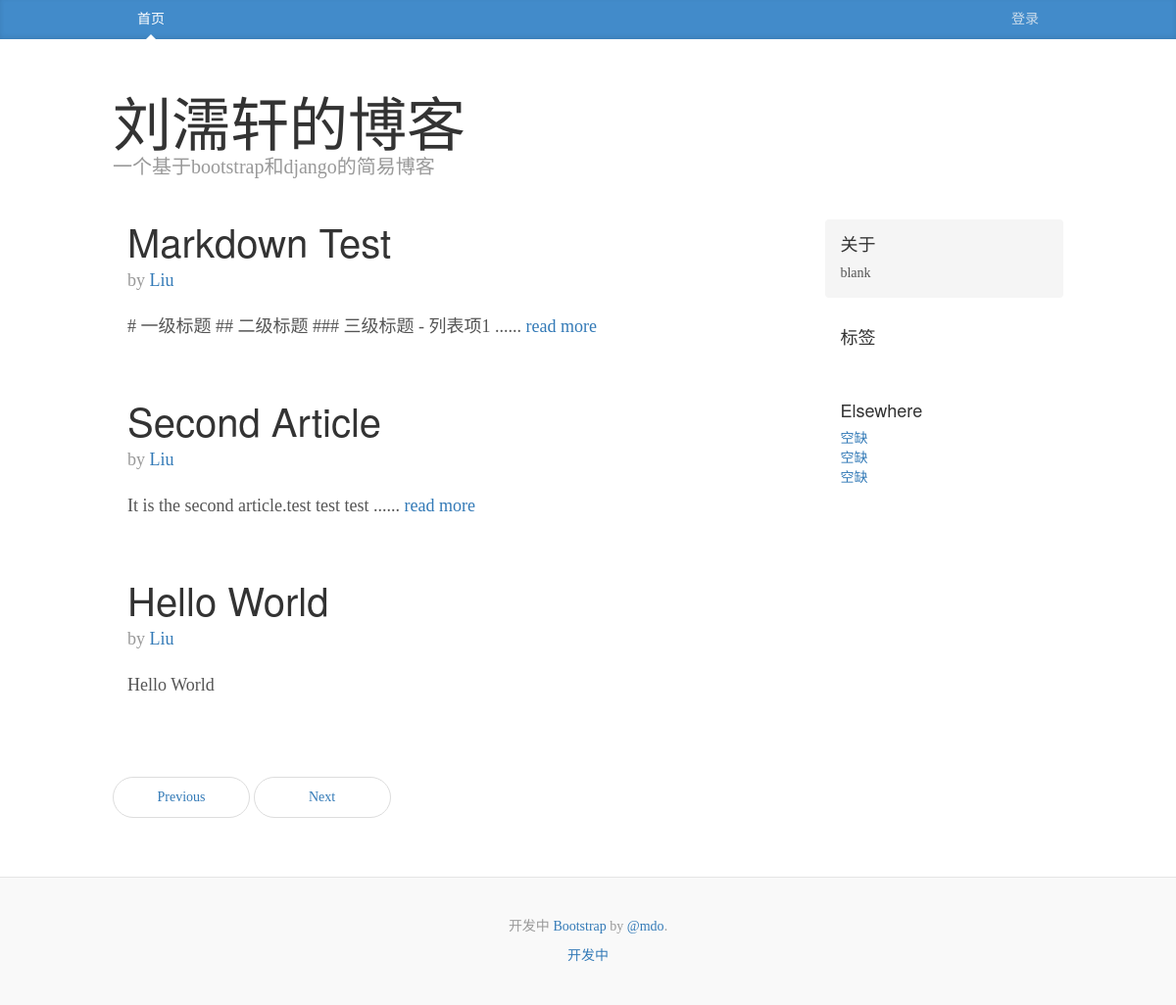
The app's page /, older data.
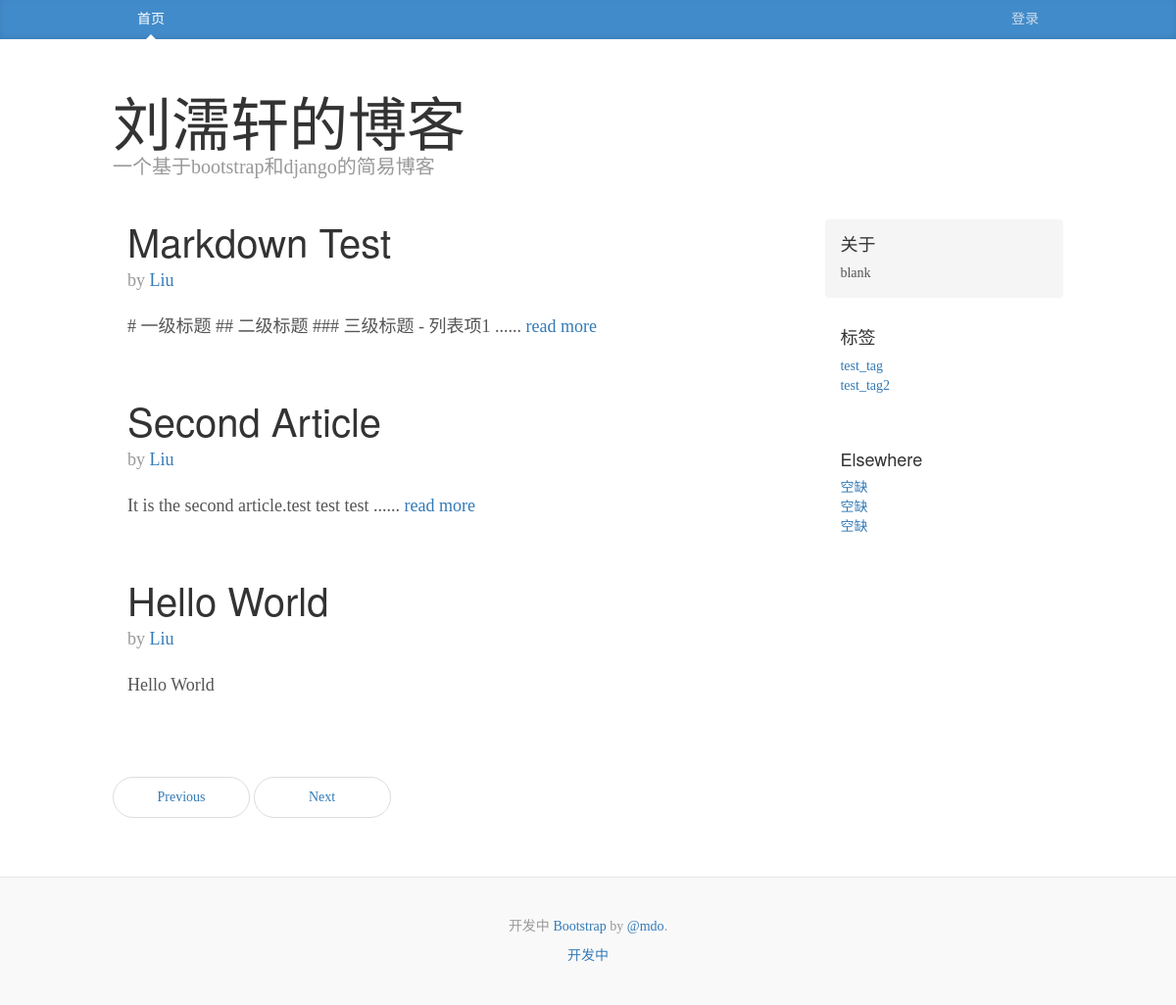
The same page, newer data.
### articles/models.py (models this page shows, shortened)
class Article(models.Model):
    title = models.CharField(max_length=100)
    content = models.TextField(null=True, blank=True)
    pub_date = models.DateTimeField('date published')
    author = models.CharField(max_length=100, default='Liu')
    class Meta:
        ordering = ['-pub_date']

class Tag(models.Model):
    content = models.CharField(max_length=100)
    def __str__(self):
        return self.content

### articles/views.py (the view)
# urls.py: path('', views.home, name='home'),
def home(request):
    article_list = _get_queryset(Article)
    content = {'article_list': article_list, 'tag_list': tag_list()}
    return render(request, 'articles/blog_home.html', content)

### articles/views.py (called while the page is built)
def tag_list():
    tag_list = Tag.objects.all()
    return tag_list

### templates/articles/blog_home.html (shortened to what this page needs)
{% extends "articles/blog_base.html"%}
{% block content %}
    <div class="col-sm-8 blog-main">
    {% for article in article_list %}
        <div class="blog-post">
            <a href={% url "articles:detail" article.title %}>
                <h2 class="blog-post-title">{{ article.title }}</h2>
                <p class="blog-post-meta"> by <a href="#">{{ article.author }}</a></p>
                {% if article.content|length > 40 %}
                    {{ article.content|slice:':40' }}......
                    <a href={% url "articles:detail" article.title %}>
                    read more
                {% else %}
                    {{ article.content }}
              {% endif %}
          </div>
     {% endfor %}
    </div>
{% endblock %}

### templates/articles/blog_base.html (shortened to what this page needs)
{% load static %}
<!DOCTYPE html>
<html lang="zh-CN">
  <head>
    <link href="https://cdn.bootcss.com/bootstrap/3.3.7/css/bootstrap.min.css" rel="stylesheet">
    <link href="{% static "articles/blog.css" %}" rel="stylesheet">
    <link href="{% static "articles/github.css" %}" rel="stylesheet">
  </head>
  <body>
    <div class="blog-masthead">
      <div class="container">
        <nav class="blog-nav">
          <a class="blog-nav-item active" href="{% url 'articles:home' %}">首页</a>
            {%  if request.user.is_authenticated %}
                <a class="blog-nav-item pull-right" href="{% url 'articles:logout' %}">注销</a>
                <a class="blog-nav-item pull-right" href="#">{{ request.user }}</a>
            {% else %}
            <a class="blog-nav-item pull-right" href="{% url 'articles:login' %}">登录</a>
            {% endif %}
        </nav>
      </div>
    </div>
    <div class="container">
        <div class="row">
            {% include 'articles/blog_header.html' %}
            {% block content%}
            {% endblock %}
            {% include 'articles/sidebar.html' %}
        {% if article_list %}
            {% include 'articles/nav_of_page.html' %}
        {% endif %}
      </div>
    </div>
    {% include 'articles/blog_footer.html' %}
  </body>
</html>

### templates/articles/blog_header.html
 <div class="blog-header">
        <h1 class="blog-title">刘濡轩的博客</h1>
        <p class="lead blog-description">一个基于bootstrap和django的简易博客</p>
      </div>

### templates/articles/sidebar.html
<div class="col-sm-3 col-sm-offset-1 blog-sidebar">
          <div class="sidebar-module sidebar-module-inset">
            <h4>关于</h4>
            <p>blank</p>
          </div>
          <div class="sidebar-module">
            <h4>标签</h4>
            <ol class="list-unstyled tag_list">
                {% for tag in tag_list %}
              <li><a href="#">{{ tag }}</a></li>
                {% endfor %}
            </ol>
          </div>
          <div class="sidebar-module">
            <h4>Elsewhere</h4>
              <ol class="list-unstyled">
              <li><a href="#">空缺</a></li>
              <li><a href="#">空缺</a></li>
              <li><a href="#">空缺</a></li>
            </ol>
          </div>
        </div>

### templates/articles/nav_of_page.html
<div class="row">
    <div class="col-sm-8">
<nav>
            <ul class="pager">
              <li><a href="#">Previous</a></li>
              <li><a href="#">Next</a></li>
            </ul>
          </nav>
    </div>
</div>

### templates/articles/blog_footer.html
 <footer class="blog-footer">
      <p>开发中 <a href="#">Bootstrap</a> by <a href="https://twitter.com/mdo">@mdo</a>.</p>
      <p>
        <a href="#">开发中</a>
      </p>
    </footer>

### articles/static/articles/blog.css (style rules this page uses)
body { font-family: Georgia, "Times New Roman", Times, serif; color: #555; }
h1, .h1, h2, .h2, h3, .h3, h4, .h4, h5, .h5, h6, .h6 { margin-top: 0; font-family: "Helvetica Neue", Helvetica, Arial, sans-serif; font-weight: normal; color: #333; }
@media (min-width: 1200px) { .container { width: 970px; } }
.blog-masthead { background-color: #428bca; -webkit-box-shadow: inset 0 -2px 5px rgba(0,0,0,.1); box-shadow: inset 0 -2px 5px rgba(0,0,0,.1); }
.blog-nav-item { position: relative; display: inline-block; padding: 10px; font-weight: 500; color: #cdddeb; }
.blog-nav .active { color: #fff; }
.blog-nav .active:after { position: absolute; bottom: 0; left: 50%; width: 0; height: 0; margin-left: -5px; vertical-align: middle; content: " "; border-right: 5px solid transparent; border-bottom: 5px solid; border-left: 5px solid transparent; }
.blog-header { padding-top: 20px; padding-bottom: 20px; }
.blog-title { margin-top: 30px; margin-bottom: 0; font-size: 60px; font-weight: normal; }
.blog-description { font-size: 20px; color: #999; }
.blog-main { font-size: 18px; line-height: 1.5; }
.sidebar-module { padding: 15px; margin: 0 -15px 15px; }
.sidebar-module-inset { padding: 15px; background-color: #f5f5f5; border-radius: 4px; }
.sidebar-module-inset p:last-child, .sidebar-module-inset ul:last-child, .sidebar-module-inset ol:last-child { margin-bottom: 0; }
.pager { margin-bottom: 60px; text-align: left; }
.pager > li > a { width: 140px; padding: 10px 20px; text-align: center; border-radius: 30px; }
.blog-post { margin-bottom: 60px; }
.blog-post-title { margin-bottom: 5px; font-size: 40px; }
.blog-post-meta { margin-bottom: 20px; color: #999; }
.blog-footer { padding: 40px 0; color: #999; text-align: center; background-color: #f9f9f9; border-top: 1px solid #e5e5e5; }
.blog-footer p:last-child { margin-bottom: 0; }

Row changes from the older to the newer data that the page shows:
added Tag: content "test_tag"
added Tag: content "test_tag2"
